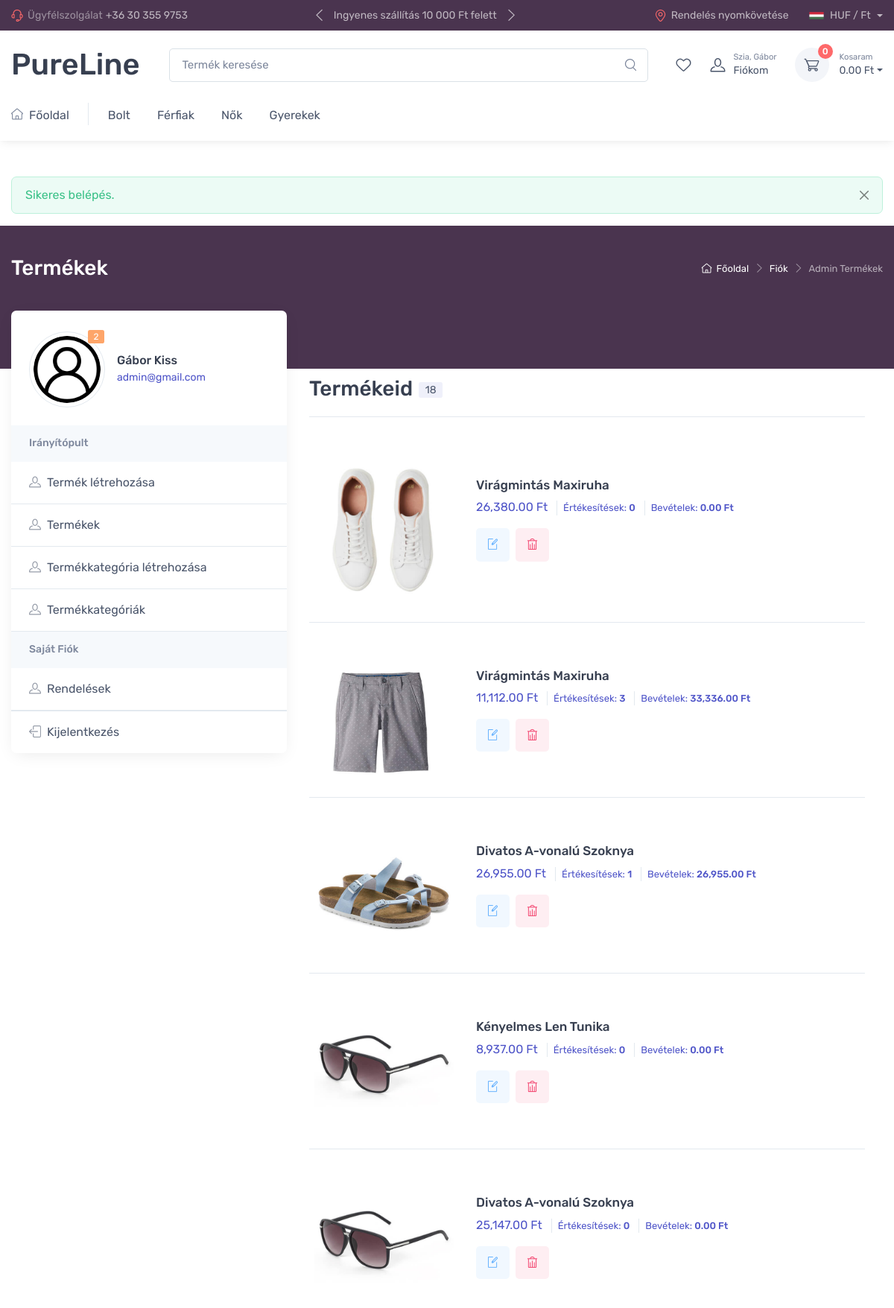
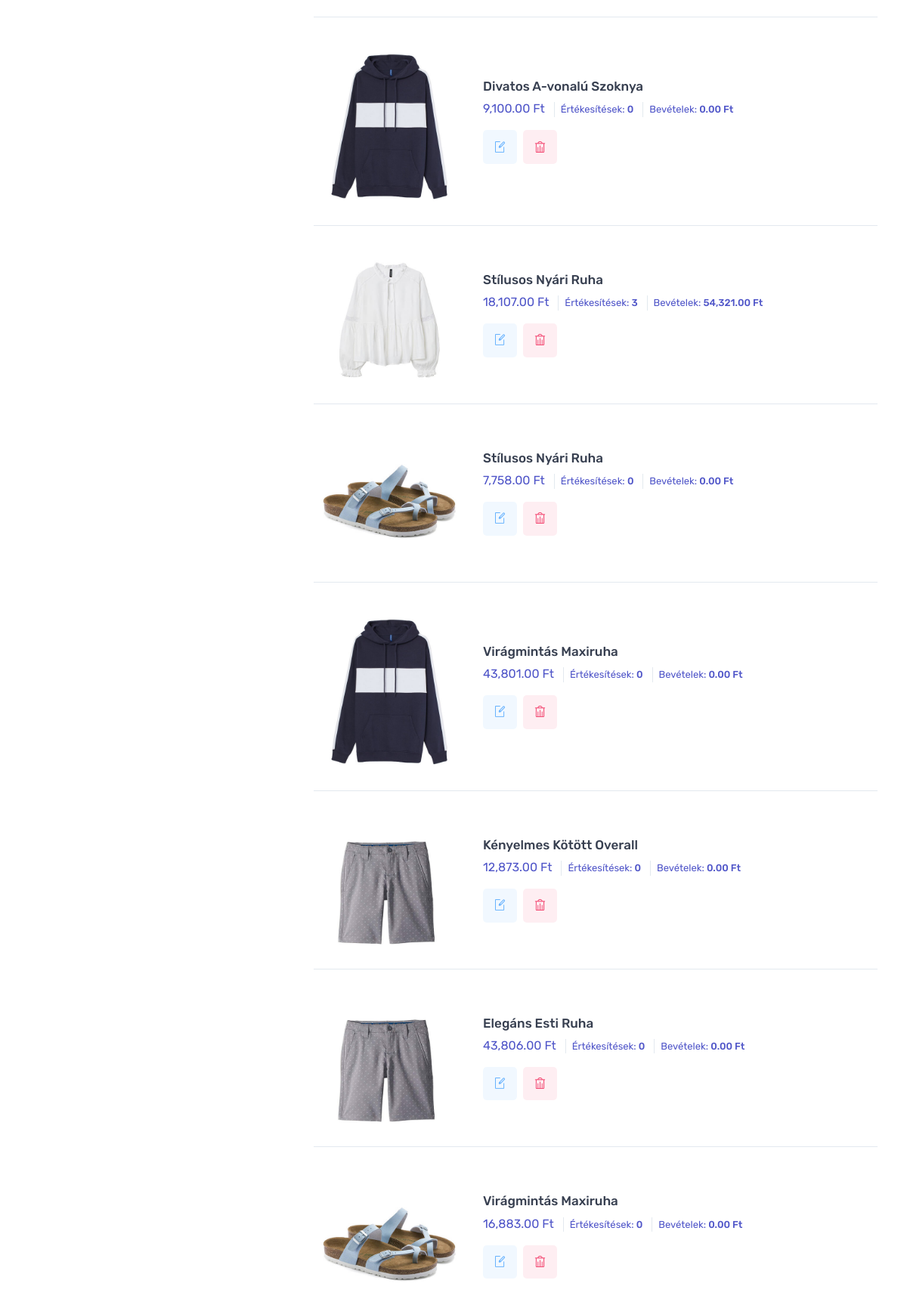
The page /admin-products.php (signed in, upper part) on the database its author committed (2 pictures, top to bottom).
### tables this page shows
CREATE TABLE `products` (
  `id` int(11) NOT NULL,
  `name` text DEFAULT NULL,
  `gender` text DEFAULT NULL,
  `buying_price` int(11) DEFAULT NULL,
  `price` int(11) DEFAULT NULL,
  `description` text DEFAULT NULL,
  `photos` text DEFAULT NULL,
  `category_id` int(11) NOT NULL DEFAULT 1,
  `user_id` int(11) NOT NULL DEFAULT 1
);

CREATE TABLE `orders` (
  `id` int(11) NOT NULL,
  `customer_id` int(11) NOT NULL,
  `order_status` int(11) NOT NULL,
  `shipping` text NOT NULL,
  `cart` text NOT NULL,
  `user` text NOT NULL,
  `order_date` varchar(255) NOT NULL,
  `total_price` int(11) NOT NULL
);

### htdocs/files/functions.php (called while the page is built, shortened)
<?php
$conn = new mysqli ("localhost", "root","","shop");
$conn->set_charset("utf8mb4");
function get_product_thumb($json)
{
    $img = "assets/no_image.jpg";
    $objects = json_decode($json);
    return $objects[0]->thumb;
}
function db_select($table,$condition = null)
{
    $sql = "SELECT * FROM $table";
    if ($condition != null) {
        $sql .= " WHERE $condition";
    }
    global $conn;
    $res = $conn->query($sql);
    $rows = [];
    while ($row = $res->fetch_assoc()){
        $rows[] = $row;
    }
    return $rows;
}

### htdocs/admin-products.php (the view, shortened to what this page needs)
<?php
require_once('files/functions.php');
$products = db_select("products", '1 ORDER BY id DESC');
$orders = db_select("orders", '1');
$salesData = [];
$totalEarnings = [];
foreach ($products as $product) {
    $productId = $product['id'];
    $salesData[$productId] = 0;
    $totalEarnings[$productId] = 0;
}
foreach ($orders as $order) {
    $cartData = json_decode($order['cart'], true);
    foreach ($cartData as $item) {
        $productId = $item['pro']['id'];
        $quantity = $item['quantity'];
        if (isset($salesData[$productId])) {
            $salesData[$productId] += $quantity;
            $productPrice = 0;
            foreach ($products as $product) {
                if ($product['id'] == $productId) {
                    $productPrice = $product['price'];
                    break;
                }
            }
            $totalEarnings[$productId] += $productPrice * $quantity;
        }
    }
}
require_once('files/header.php');
?>
<div class="page-title-overlap bg-linecolor pt-4">
    <div class="container d-lg-flex justify-content-between py-2 py-lg-3">
        <div class="order-lg-2 mb-3 mb-lg-0 pt-lg-2">
            <nav aria-label="breadcrumb">
                <ol class="breadcrumb breadcrumb-light flex-lg-nowrap justify-content-center justify-content-lg-start">
                    <li class="breadcrumb-item"><a class="text-nowrap" href="index.php"><i class="ci-home"></i>Főoldal</a></li>
                    <li class="breadcrumb-item text-nowrap"><a href="#">Fiók</a></li>
                    <li class="breadcrumb-item text-nowrap active" aria-current="page">Admin Termékek</li>
                </ol>
            </nav>
        </div>
        <div class="order-lg-1 pe-lg-4 text-center text-lg-start">
            <h1 class="h3 text-light mb-0">Termékek</h1>
        </div>
    </div>
</div>
<div class="container pb-5 mb-2 mb-md-4">
    <div class="row">
        <?php require_once('files/admin-account-sidebar.php'); ?>
        <section class="col-lg-8 pt-lg-4 pb-4 mb-3">
            <div class="pt-2 px-4 ps-lg-0 pe-xl-5">
                <div class="d-sm-flex flex-wrap justify-content-between align-items-center border-bottom mt-5">
                    <h2 class="h3 py-2 me-2 text-center text-sm-start">Termékeid<span class="badge bg-faded-accent fs-sm text-body align-middle ms-2"><?= count($products) ?></span></h2>
                </div>
                <?php
                foreach ($products as $pro) {
                    $productId = $pro['id'];
                    $salesCount = $salesData[$productId];
                    $earnings = $totalEarnings[$productId];
                ?>
                <div class="d-block d-sm-flex align-items-center py-4 border-bottom">
                    <a class="d-block mb-3 mb-sm-0 me-sm-4 ms-sm-0 mx-auto" href="shop.php" style="width: 12.5rem;">
                        <img class="rounded-3" src="<?= get_product_thumb($pro['photos']) ?>" alt="Termék"></a>
                    <div class="text-center text-sm-start">
                        <h3 class="h6 product-title mb-2"><a href="shop.php"><?= $pro["name"] ?></a></h3>
                        <div class="d-inline-block text-accent"><?= number_format($pro["price"], 2) ?> Ft</div>
                        <div class="d-inline-block text-accent fs-ms border-start ms-2 ps-2">Értékesítések: <span class="fw-medium"><?= $salesCount ?></span></div>
                        <div class="d-inline-block text-accent fs-ms border-start ms-2 ps-2">Bevételek: <span class="fw-medium"><?= number_format($earnings, 2) ?> Ft</span></div>
                        <div class="d-flex justify-content-center justify-content-sm-start pt-3">
                            <button class="btn bg-faded-info btn-icon me-2" type="button" data-bs-toggle="tooltip" title="Szerkesztés" data-id="<?= $pro['id'] ?>" onclick="editProduct(this)"><i class="ci-edit text-info"></i></button>
                            <button class="btn bg-faded-danger btn-icon" type="button" data-bs-toggle="tooltip" title="Törlés" data-id="<?= $pro['id'] ?>" onclick="deleteProduct(this)"><i class="ci-trash text-danger"></i></button>
                        </div>
                    </div>
                </div>
                <?php } ?>
            </div>
        </section>
    </div>
</div>
<?php
require_once('files/footer.php');
?>

### htdocs/files/header.php (style rules this page uses)
.bg-linecolor { background-color:#4a344f; }

### rows shown on the page
products: shows a picture, name "Virágmintás Maxiruha", price "26,380.00", id.order_status "0", id.order_status "0.00"
products: name "Virágmintás Maxiruha", price "11,112.00", id "3", id "33,336.00"
products: name "Divatos A-vonalú Szoknya", price "26,955.00", id "1", id "26,955.00"
products: name "Kényelmes Len Tunika", price "8,937.00", id.order_status "0", id.order_status "0.00"
products: name "Divatos A-vonalú Szoknya", price "25,147.00", id.order_status "0", id.order_status "0.00"
products: name "Divatos A-vonalú Szoknya", price "9,100.00", id.order_status "0", id.order_status "0.00"
products: shows a picture, name "Stílusos Nyári Ruha", price "18,107.00", id "3", id "54,321.00"
products: name "Stílusos Nyári Ruha", price "7,758.00", id.order_status "0", id.order_status "0.00"
products: name "Virágmintás Maxiruha", price "43,801.00", id.order_status "0", id.order_status "0.00"
products: name "Kényelmes Kötött Overall", price "12,873.00", id.order_status "0", id.order_status "0.00"
products: name "Elegáns Esti Ruha", price "43,806.00", id.order_status "0", id.order_status "0.00"
products: name "Virágmintás Maxiruha", price "16,883.00", id.order_status "0", id.order_status "0.00"

### other values the page prints
$_SESSION['user']['last_name'] "Gábor"
$cart_count "0"
$cart_total "0.00"
$_SESSION['alert']['message'] "Sikeres belépés."
$u["id"] "2"
$u["last_name"] "Gábor"
$u["first_name"] "Kiss"
$u["email"] "admin@gmail.com"
count($products) "18"
